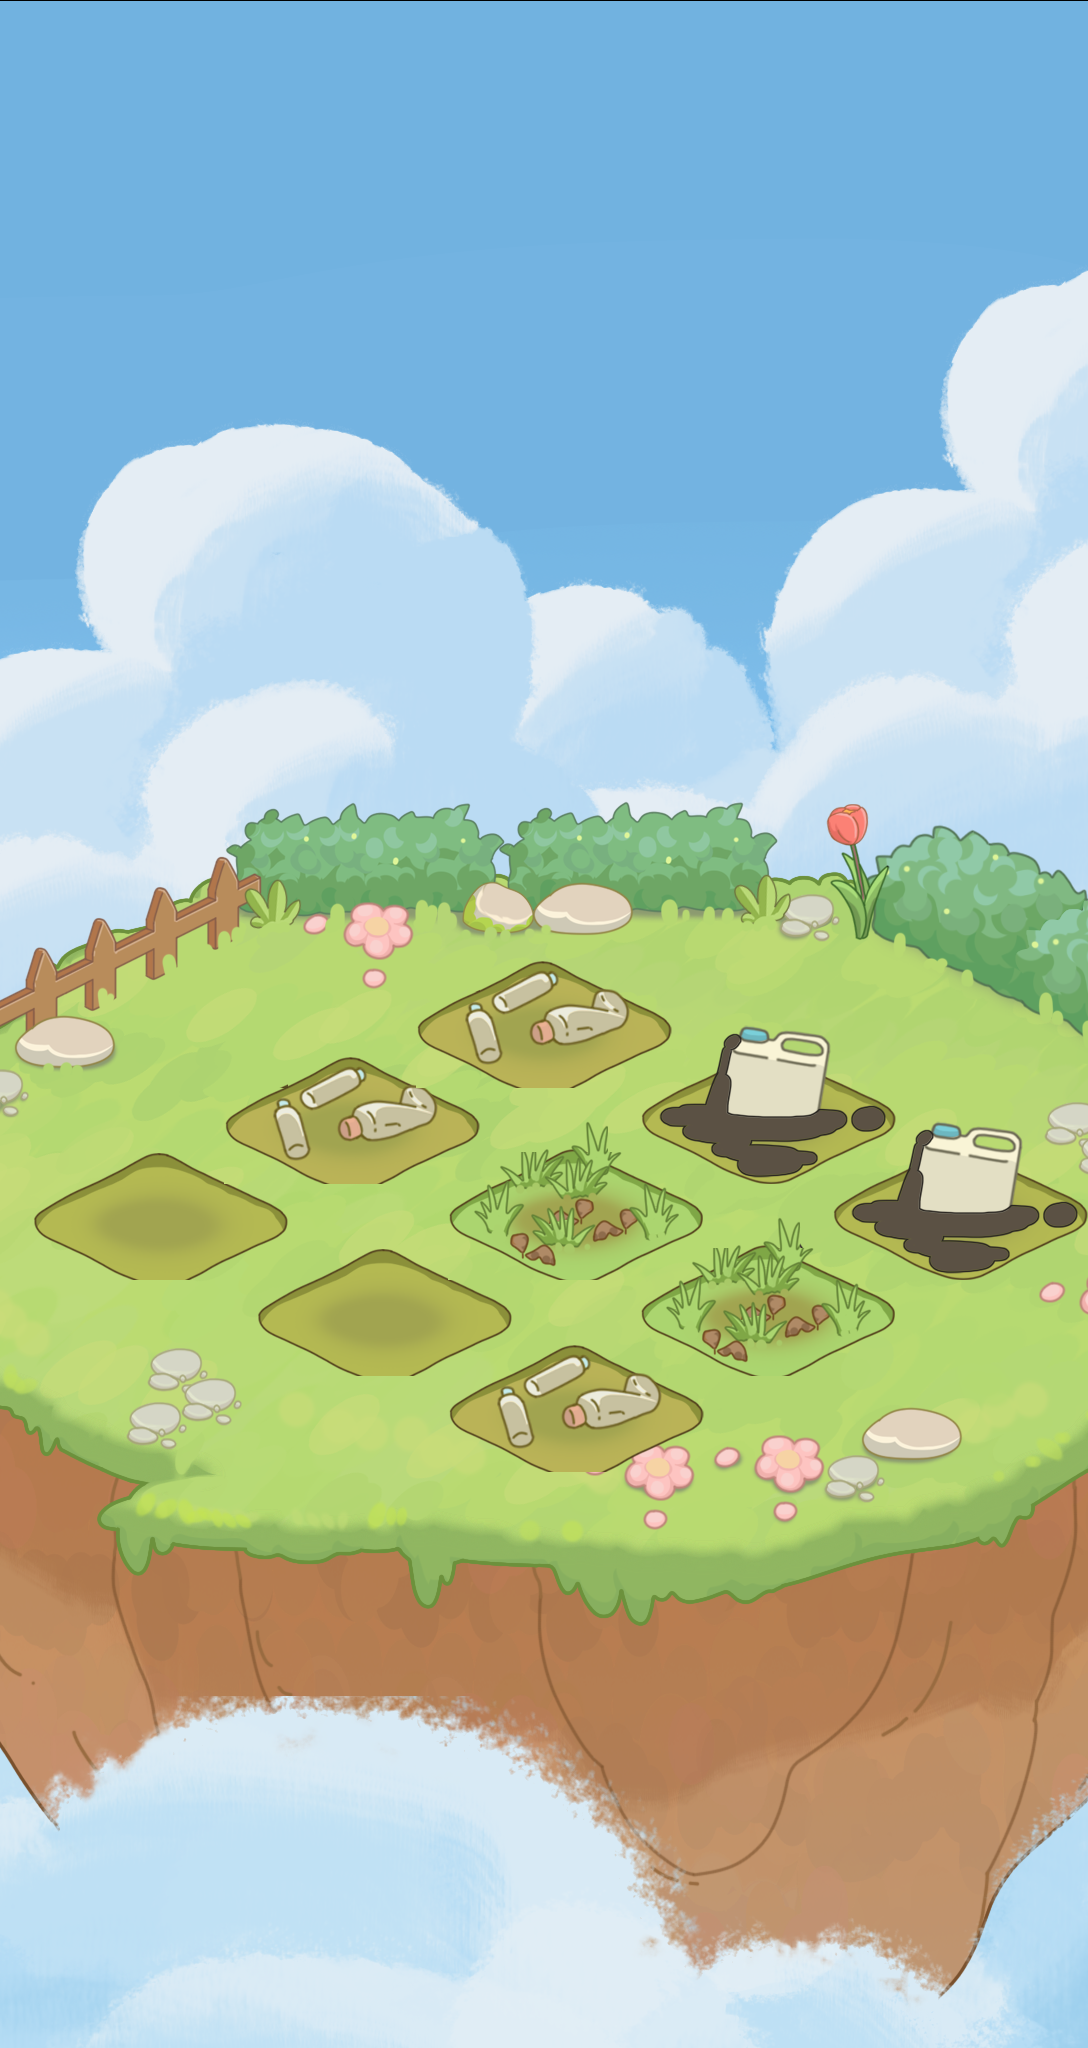

Tiled map render using the project's own tile images. Description and the map definition, with tile-layer contents summarised, below:
An orthogonal 34x64 tile map with 32x32 px tiles, 7 tile layers (bg, clound, clound2, ground, ...), 10 tilesets and 18 objects.

<map version="1.10" tiledversion="1.11.2" orientation="orthogonal" renderorder="right-down" width="34" height="64" tilewidth="32" tileheight="32" infinite="0" nextlayerid="10" nextobjectid="49">
 <tileset firstgid="1" source="tiles/i_bgSky.tsx" />
 <tileset firstgid="3808" source="tiles/i_bgPlant.tsx" />
 <tileset firstgid="5563" source="tiles/i_bgCloud2.tsx" />
 <tileset firstgid="6552" source="tiles/i_bgCloud1.tsx" />
 <tileset firstgid="8376" source="tiles/i_bg_dirt.tsx" />
 <tileset firstgid="8408" source="tiles/i_bg_dirt2.tsx" />
 <tileset firstgid="8440" source="tiles/i_bg_dirtOil.tsx" />
 <tileset firstgid="8480" source="tiles/i_bg_dirtPesticides.tsx" />
 <tileset firstgid="8520" source="tiles/i_bg_dirtGrass.tsx" />
 <tileset firstgid="8560" source="tiles/i_bg_dirtBottle.tsx" />
 <layer id="1" name="bg" width="34" height="64">
  <data>[2176 cells, 2176 non-empty, 2176 distinct tile ids]</data>
 </layer>
 <layer id="2" name="clound" width="34" height="64">
  <data>[2176 cells, 944 non-empty, 944 distinct tile ids]</data>
 </layer>
 <layer id="4" name="clound2" width="34" height="64">
  <data>[2176 cells, 1050 non-empty, 1050 distinct tile ids]</data>
 </layer>
 <layer id="3" name="ground" width="34" height="64">
  <data>[2176 cells, 1326 non-empty, 1326 distinct tile ids]</data>
 </layer>
 <layer id="5" name="cloud3" width="34" height="64">
  <data>[2176 cells, 374 non-empty, 374 distinct tile ids]</data>
 </layer>
 <layer id="6" name="tile" width="34" height="64">
  <data>[2176 cells, 76 non-empty, 43 distinct tile ids]</data>
 </layer>
 <layer id="7" name="rac" width="34" height="64">
  <data>[2176 cells, 222 non-empty, 99 distinct tile ids]</data>
 </layer>
 <objectgroup id="8" name="PlantSlots">
  <object id="17" x="418" y="962" width="248" height="122">
   <ellipse />
  </object>
  <object id="23" x="648" y="1054" width="244" height="128">
   <ellipse />
  </object>
  <object id="25" x="830" y="1148" width="256" height="132">
   <ellipse />
  </object>
  <object id="26" x="220" y="1056" width="262" height="132">
   <ellipse />
  </object>
  <object id="27" x="28" y="1150" width="256" height="138">
   <ellipse />
  </object>
  <object id="28" x="250" y="1244" width="258" height="132">
   <ellipse />
  </object>
  <object id="29" x="442" y="1340" width="262" height="136">
   <ellipse />
  </object>
  <object id="31" x="646" y="1246" width="242" height="128">
   <ellipse />
  </object>
  <object id="32" x="466" y="1150" width="228" height="130">
   <ellipse />
  </object>
 </objectgroup>
 <objectgroup id="9" name="Garbages">
  <object id="33" x="406" y="950" width="272" height="138">
   <ellipse />
  </object>
  <object id="34" x="218" y="1064" width="264" height="122">
   <ellipse />
  </object>
  <object id="36" x="30" y="1152" width="256" height="136">
   <ellipse />
  </object>
  <object id="37" x="462" y="1156" width="234" height="124">
   <ellipse />
  </object>
  <object id="38" x="652" y="1044" width="242" height="140">
   <ellipse />
  </object>
  <object id="40" x="646" y="1248" width="242" height="126">
   <ellipse />
  </object>
  <object id="41" x="248" y="1244" width="258" height="134">
   <ellipse />
  </object>
  <object id="42" x="446" y="1332" width="256" height="146">
   <ellipse />
  </object>
  <object id="48" x="832" y="1152" width="252" height="122">
   <ellipse />
  </object>
 </objectgroup>
</map>
